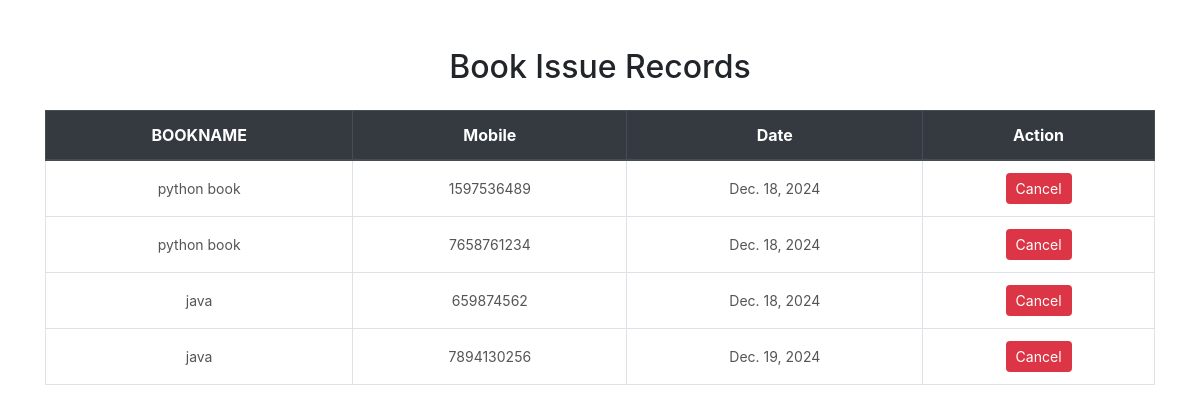
The page /staff/issuedbookview on the database its author committed.
### staff/models.py (models this page shows)
class Book_Issued(models.Model):
    Book_Issued_id=models.AutoField(primary_key=True)
    Issued_Date=models.DateField(default=date.today)
    mobile=models.CharField(max_length=10)
    Book_Name=models.ForeignKey('add_Book',on_delete=models.CASCADE,default=None)

class add_Book(models.Model):
    ISBN_No = models.CharField(max_length=100, primary_key=True)
    Book_Name = models.CharField(max_length=100)
    Author_Name = models.CharField(max_length=100)
    def __str__(self):
        return self.Book_Name

### staff/views.py (the view)
# urls.py: path('issuedbookview',issuedbookview,name="issuedbookview"),
def issuedbookview(request):
    ob=Book_Issued.objects.all()
    if request.method == "POST":
        btn = request.POST.get('btn')
        if btn == "Cancel" :
                book_id=request.POST['book_id']
                Book_Issued.objects.get( Book_Issued_id=book_id).delete()
                return redirect('issuedbookview')
    return render(request,'issuedbookview.html',{'viewbookissue':ob})

### staff/templates/issuedBookview.html (shortened to what this page needs)
<!DOCTYPE html>
<html lang="en">
<head>
    <link rel="stylesheet" href="https://stackpath.bootstrapcdn.com/bootstrap/4.5.2/css/bootstrap.min.css">
</head>
<body>
    <div class="container mt-5">
        <h2 class="text-center mb-4">Book Issue Records</h2>
        <table class="table table-bordered table-hover">
            <thead class="thead-dark">
                <tr>
                    <th scope="col">BOOKNAME</th>
                    <th scope="col">Mobile</th>
                    <th scope="col">Date</th>
                    <th>Action</th>
                </tr>
            </thead>
            <tbody>
                {% for data1 in viewbookissue %}
                <tr>
                    <td>{{ data1.Book_Name }}</td>
                    <td>{{ data1.mobile }}</td>
                    <td>{{ data1.Issued_Date }}</td>
                    <td>
                        <form method="post" >
                            <input type="submit" value="Cancel" name="btn">
                        </form>
                    </td>
                </tr>
                {% endfor %}
            </tbody>
        </table>
    </div>
</body>
</html>

### staff/templates/issuedBookview.html (style rules this page uses)
.table thead th { background-color: #343a40; color: white; text-align: center; font-size: 16px; }
.table tbody td { text-align: center; vertical-align: middle; font-size: 14px; color: #555; }
input[name="btn"] { background-color: #dc3545; color: white; border: none; padding: 5px 10px; border-radius: 4px; cursor: pointer; font-size: 14px; transition: background-color 0.3s ease; }

### rows shown on the page
Book_Issued: Book_Name "python book", mobile "1597536489", Issued_Date "Dec. 18, 2024"
Book_Issued: Book_Name "python book", mobile "7658761234", Issued_Date "Dec. 18, 2024"
Book_Issued: Book_Name "java", mobile "659874562", Issued_Date "Dec. 18, 2024"
Book_Issued: Book_Name "java", mobile "7894130256", Issued_Date "Dec. 19, 2024"
